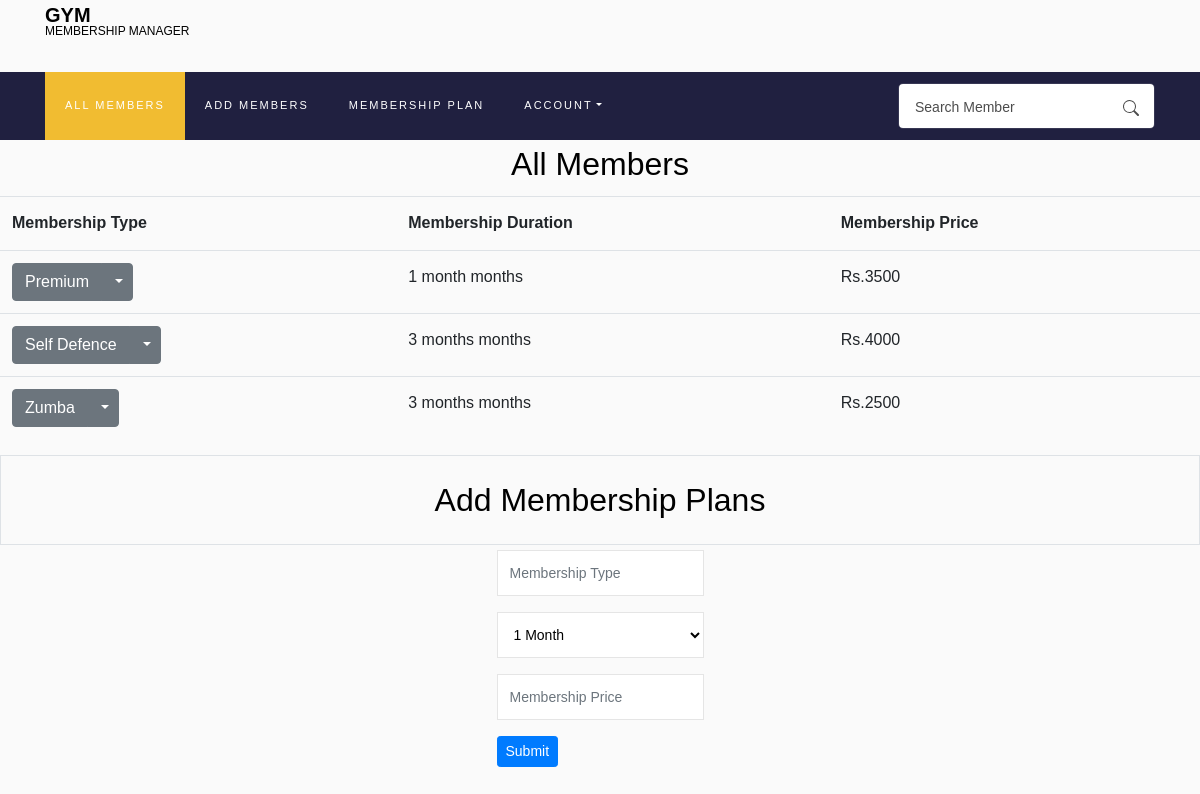
The app's page /membership (signed in) with its own data.
### Membership/models.py (models this page shows, shortened)
class Membership(models.Model):
    user = models.ForeignKey(
        User, on_delete=models.CASCADE, related_name='owner')
    membership_type = models.CharField(max_length=100, blank=False)
    membership_price = models.IntegerField(blank=False)
    membership_duration = models.CharField(max_length=20, blank=False)

### Membership/views.py (the view, shortened to what this page needs)
# urls.py: path("membership",views.membership, name='membership'),
def membership(request):
    plans = Membership.objects.filter(user = request.user).order_by('membership_type','membership_price')
    template = 'Membership/membership.html'
    return render(request, template, {
        'form': MembershipForm(),
        'plans':plans
    })

### Membership/forms.py
class SearchForm(forms.Form):
    search = forms.CharField(label='',max_length=100,widget=forms.TextInput(attrs={
        'class':'form-control pl-3',
        'placeholder': 'Search Member',
    }))

class MembershipForm(ModelForm):
    class Meta:
        model = Membership
        fields = ['membership_type', 'membership_duration', 'membership_price']
        style = 'max-width: 300px;'
        widgets = {
            'membership_type':TextInput(attrs={
               'class':'form-control',
               'style': style,
               'placeholder': 'Membership Type',
            }),
             'membership_duration': forms.Select(choices=(("1","1 Month"),("3","3 Months"),("6","6 Months"),("12","12 Months")),
                                attrs={
                                    'class':'form-control','style': style}),
            'membership_price':NumberInput(attrs={
               'class':'form-control',
               'style': style,
               'placeholder': 'Membership Price',
            }),
        }

### Membership/utils.py (called while the page is built)
def inject_form(request):
    return {'searchform': SearchForm()}

### Membership/templates/Membership/membership.html (shortened to what this page needs)
{% extends "Membership/layout.html" %}
{% load static %}
{% block style %}
<link rel="stylesheet" href="{% static 'Membership/styles.css' %}">
<link rel="stylesheet" href="{% static 'Membership/remove-style.css' %}">
{% endblock %}
{% block body %}
<div>
    <h2 style="text-align: center;">All Members</h2>
</div>
<table class="table table-hover">
    <tr>
        <th>Membership Type</th>
        <th>Membership Duration</th>
        <th>Membership Price</th>
    </tr>
    {% for plan in plans %}
    <tr>
        <td>
            <div class="btn-group">
                <button type="button" class="btn btn-secondary">{{plan.membership_type}}</button>
                <button type="button" class="btn btn-secondary dropdown-toggle dropdown-toggle-split"
                    data-toggle="dropdown" aria-haspopup="true" aria-expanded="false">
                </button>
            </div>
        </td>
        {% if plan.membership_duration != "1" %}
        <td>{{plan.membership_duration}} months</td>
        {% else %}
        <td>{{plan.membership_duration}} month</td>
        {% endif %}
       <td> Rs.<span id="price-{{plan.id}}">{{plan.membership_price}}</span></td>
    </tr>
    {% empty %}
    <p>Membership plan does not exists</p>
    {% endfor %}
</table>
<div class="border">
    <h2 style="text-align: center;" id="page-title">Add Membership Plans</h2>
</div>
<div class="d-flex justify-content-center">
    <form action="{% url 'membership' %}" method="post" id="form-div">
        <div class="form-group">
            {{form.membership_type}}
        </div>
        <div class="form-group">
            {{form.membership_duration}}
        </div>
        <div class="form-group">
            {{form.membership_price}}
        </div>
        <div class="form-group">
            <input type="submit" class="btn btn-primary btn-sm">
        </div>
    </form>
</div>
{% endblock %}

### Membership/static/Membership/A.style.css.pagespeed.cf.4cGS_Kvzku.css (style rules this page uses)
:root { --blue: #007bff; --indigo: #6610f2; --purple: #6f42c1; --pink: #e83e8c; --red: #dc3545; --orange: #fd7e14; --yellow: #ffc107; --green: #28a745; --teal: #20c997; --cyan: #17a2b8; --white: #fff; --gray: #6c757d; --gray-dark: #343a40; --primary: #007bff; --secondary: #6c757d; --success: #28a745; --info: #17a2b8; --warning: #ffc107; --danger: #dc3545; --light: #f8f9fa; --dark: #343a40; --breakpoint-xs: 0; --breakpoint-sm: 576px; --breakpoint-md: 768px; --breakpoint-lg: 992px; --breakpoint-xl: 1200px; --font-family-sans-serif: -apple-system, BlinkMacSystemFont, "Segoe UI", Roboto, "Helvetica Neue", Arial, "Noto Sans", sans-serif, "Apple Color Emoji", "Segoe UI Emoji", "Segoe UI Symbol", "Noto Color Emoji"; --font-family-monospace: SFMono-Regular, Menlo, Monaco, Consolas, "Liberation Mono", "Courier New", monospace; }
html { font-family: sans-serif; line-height: 1.15; -webkit-text-size-adjust: 100%; -webkit-tap-highlight-color: transparent; }
body { margin: 0; font-family: -apple-system, BlinkMacSystemFont, "Segoe UI", Roboto, "Helvetica Neue", Arial, "Noto Sans", sans-serif, "Apple Color Emoji", "Segoe UI Emoji", "Segoe UI Symbol", "Noto Color Emoji"; font-size: 1rem; font-weight: 400; line-height: 1.5; color: #212529; text-align: left; background-color: #fff; }
h1, h2, h3, h4, h5, h6 { margin-top: 0; margin-bottom: 0.5rem; }
button { border-radius: 0; }
button { margin: 0; font-family: inherit; font-size: inherit; line-height: inherit; }
button { overflow: visible; }
button { text-transform: none; }
.h1, .h2, .h3, .h4, .h5, .h6, h1, h2, h3, h4, h5, h6 { margin-bottom: 0.5rem; font-weight: 500; line-height: 1.2; }
.h2, h2 { font-size: 2rem; }
.form-control { display: block; width: 100%; height: calc(1.5em + 0.75rem + 2px); padding: 0.375rem 0.75rem; font-size: 1rem; font-weight: 400; line-height: 1.5; color: #495057; background-color: #fff; background-clip: padding-box; border: 1px solid #ced4da; border-radius: 0.25rem; -webkit-transition: border-color 0.15s ease-in-out, -webkit-box-shadow 0.15s ease-in-out; transition: border-color 0.15s ease-in-out, -webkit-box-shadow 0.15s ease-in-out; -o-transition: border-color 0.15s ease-in-out, box-shadow 0.15s ease-in-out; transition: border-color 0.15s ease-in-out, box-shadow 0.15s ease-in-out, -webkit-box-shadow 0.15s ease-in-out; }
.form-control::placeholder { color: #6c757d; opacity: 1; }
.form-group { margin-bottom: 1rem; }
.dropdown-toggle { white-space: nowrap; }
.dropdown-toggle::after { display: inline-block; margin-left: 0.255em; vertical-align: 0.255em; content: ""; border-top: 0.3em solid; border-right: 0.3em solid transparent; border-bottom: 0; border-left: 0.3em solid transparent; }
.d-flex { display: -webkit-box !important; display: -ms-flexbox !important; display: flex !important; }
body { font-family: Poppins, Arial, sans-serif; font-size: 16px; line-height: 1.8; font-weight: 400; background: #fafafa; color: gray; }
.h1, .h2, .h3, .h4, .h5, h1, h2, h3, h4, h5 { line-height: 1.5; font-weight: 400; font-family: Poppins, Arial, sans-serif; color: #000; }
.searchform .form-control { width: calc(100% - 46px); border: none; background: #fff !important; color: rgba(0, 0, 0, 0.7) !important; font-size: 14px; }
.form-control { height: 46px !important; background: #fff !important; color: #000 !important; font-size: 14px; border-radius: 0; -webkit-box-shadow: none !important; box-shadow: none !important; border: 1px solid rgba(0, 0, 0, 0.1); }

### Membership/static/Membership/styles.css (style rules this page uses)
#page-title { padding: 10px; margin: 10px; }
#form-div { margin: 5px; }

### Membership/static/Membership/remove-style.css (style rules this page uses)
body { font-family: 'Varela Round', sans-serif; }

### records on screen
Membership: membership_type "Premium", membership_duration "1 month", membership_price "3500"
Membership: membership_type "Self Defence", membership_duration "3 months", membership_price "4000"
Membership: membership_type "Zumba", membership_duration "3 months", membership_price "2500"
